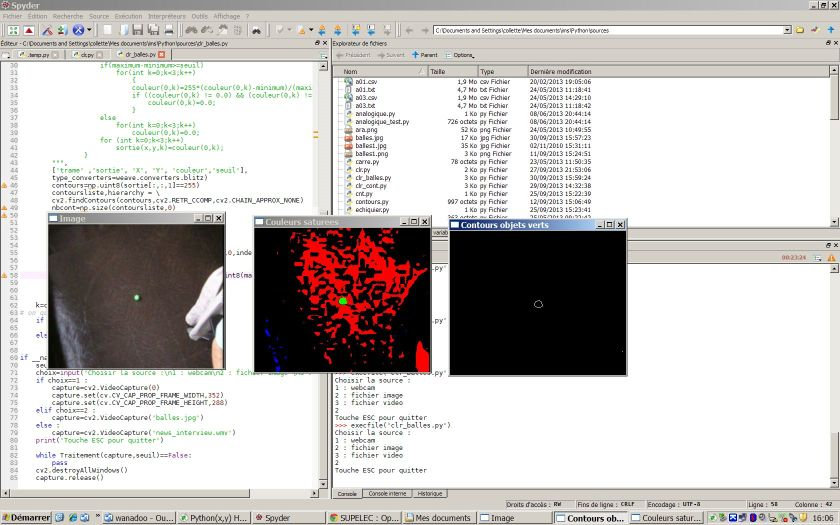
//> input picture premade-opencv/exemplepython.jpg, 840 x 525 px, given in place of the camera
$ ./lpe_col   (built with g++ and OpenCV 4)
//> lines starting //> are read from the running program, lines starting //| are printed output that depends on the picture; after the words box and inside, x2 and y2 are one past the last pixel; in counts of white or black regions, pixels touching at a corner belong together
#include "opencv2/opencv.hpp"

using namespace cv;
using namespace std;

struct color {
    double r;
    double g;
	double b;
};


int Traitement(VideoCapture cap,int seuil,Vec3b couleur)
{
	Mat trame,gris,flou,contx,conty,cont,contbin;
	vector<vector<Point> > contours;
	vector<Vec4i> hierarchy;
	int X,Y,x,y,k,nbcont,numc,index;
	cap>>trame;
	X=trame.rows;
//> X in Traitement = 525
	Y=trame.cols;
//> Y in Traitement = 840
	namedWindow("Image",1);
	imshow("Image", trame);
	cvtColor(trame,gris,COLOR_BGR2GRAY);
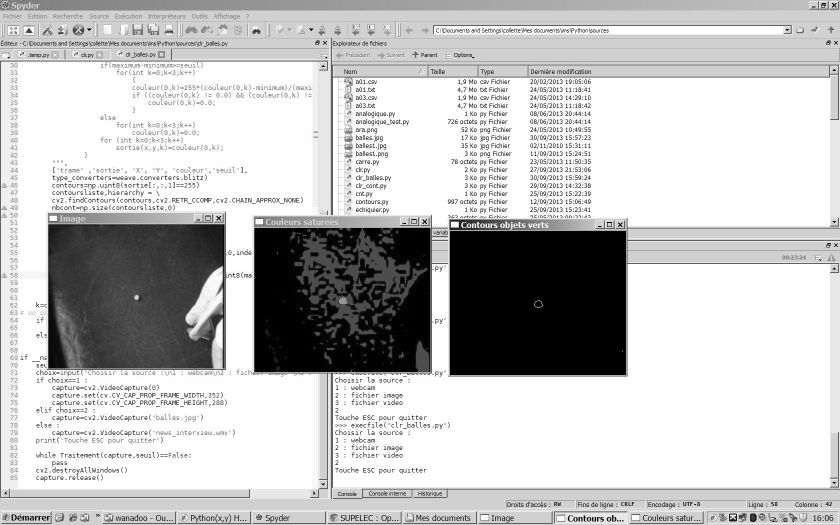
//> gris: 525 rows x 840 cols, CV_8UC1; min 0, max 255, mean 194.9
	GaussianBlur(gris,flou,Size(7,7),1.5,1.5);
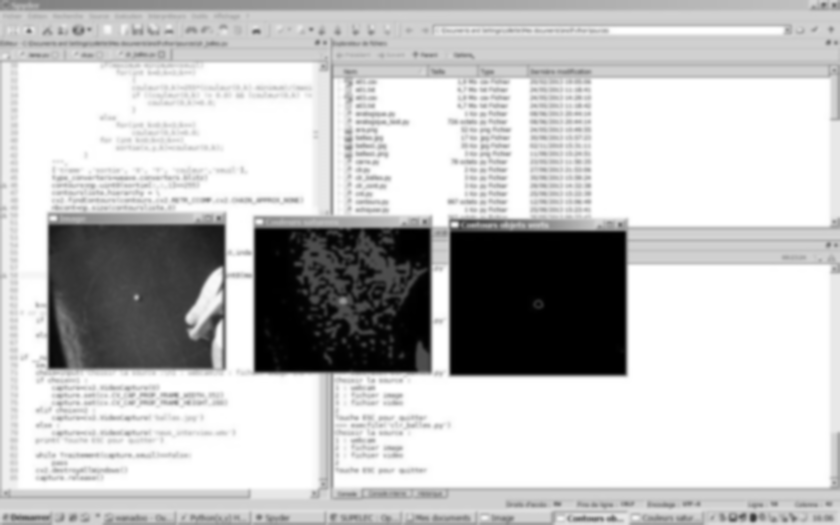
//> flou: 525 rows x 840 cols, CV_8UC1; min 0, max 255, mean 194.9
	Sobel(flou,contx,CV_64F,1,0);
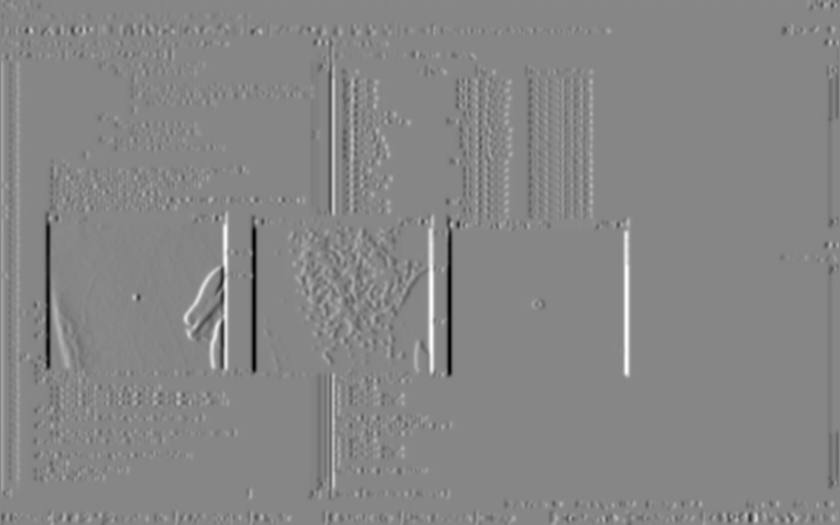
//> contx: 525 rows x 840 cols, CV_64FC1; min -484, max 436, mean 0.1; drawn with min black and max white
	Sobel(flou,conty,CV_64F,0,1);
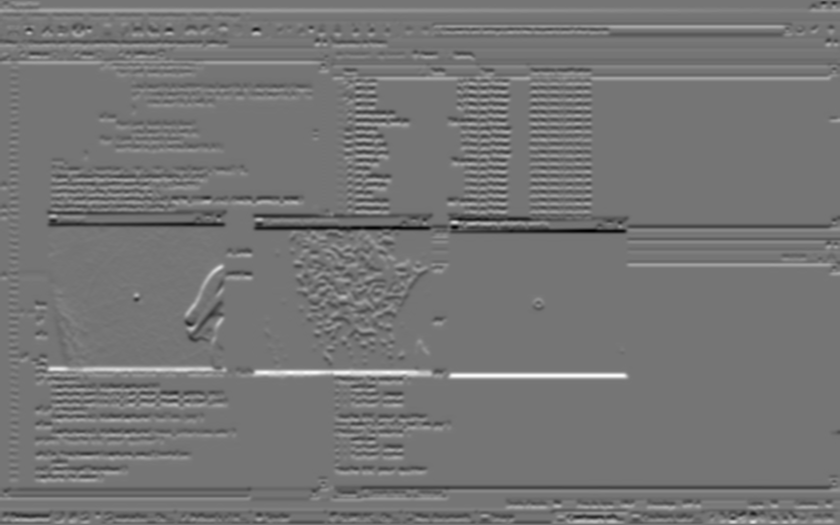
//> conty: 525 rows x 840 cols, CV_64FC1; min -373, max 436, mean 0.2; drawn with min black and max white
	cont=abs(contx)+abs(conty);
	contbin=(cont<seuil);
	namedWindow("Gradient",1);
	imshow("Gradient",cont/255);
	findContours(contbin,contours,hierarchy,CV_RETR_CCOMP,CV_CHAIN_APPROX_NONE);
//> contours in Traitement = 1640 contours, 1507 with area under 20; largest, box (x1, y1, x2, y2) and area: (337, 268, 827, 484) 64402, (594, 82, 827, 223) 32092, (21, 66, 311, 270) 26509, (454, 235, 622, 371) 22520, (20, 363, 312, 486) 19660
	Mat marqueurs = Mat::zeros(X,Y, CV_32S);
	nbcont=(int)contours.size();
//> nbcont in Traitement = 1640
	index=1;
	for(numc = 0; numc < nbcont; numc++ )
		if (hierarchy[numc][3]<0)
			drawContours( marqueurs, contours, numc, index++);
	watershed(trame,marqueurs);
	vector<color> couleurs;
	vector<double> indexcoul;
	couleurs.reserve(nbcont);
	indexcoul.reserve(nbcont);
	for(index=0;index<nbcont;index++)
	{
		couleurs[index].r=0.0;
		couleurs[index].g=0.0;
		couleurs[index].b=0.0;
		indexcoul[index]=0.0;
	}
	for(x=0;x<X;x++)
		for(y=0;y<Y;y++)
		{
			index=marqueurs.at<int>(x,y)-1;
			if (index>=0)
			{
				indexcoul[index]++;
				couleurs[index].r=
				couleurs[index].r+trame.at<Vec3b>(x,y)[0];
				couleurs[index].g=
				couleurs[index].g+trame.at<Vec3b>(x,y)[1];
				couleurs[index].b=
				couleurs[index].b+trame.at<Vec3b>(x,y)[2];
			}
		}
	for(index=0;index<nbcont;index++){
		couleurs[index].r/=indexcoul[index];
		couleurs[index].g/=indexcoul[index];
		couleurs[index].b/=indexcoul[index];
	}
	for(x=0;x<X;x++)
		for(y=0;y<Y;y++)
		{
			index=marqueurs.at<int>(x,y)-1;
			if (index>=0){
				trame.at<Vec3b>(x,y)[0]=couleurs[index].r;
				trame.at<Vec3b>(x,y)[1]=couleurs[index].g;
				trame.at<Vec3b>(x,y)[2]=couleurs[index].b;
			}
			else
				trame.at<Vec3b>(x,y)=couleur;
		}
	namedWindow("LPE",1);
	imshow("LPE", trame);
	if(waitKey(30) != 255){
		cout << "End of process";
		return true;
	}
	else
		return false;
}

int main(int, char**)
{
	VideoCapture cap(0);
	int seuil=10;
	Vec3b couleur(128,128,128);
	while(Traitement(cap,seuil,couleur)==false);
//> after the loop, seuil = 10; couleur = [128, 128, 128]
}
